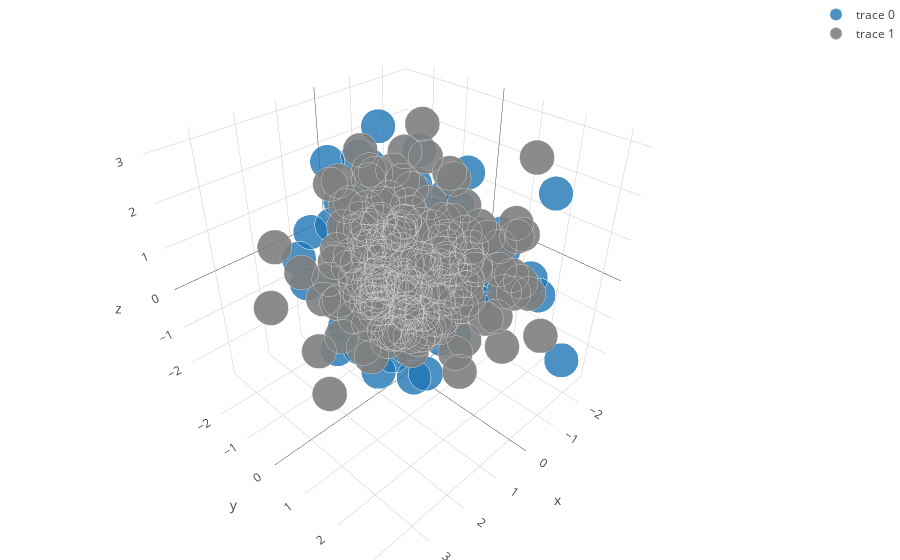

Here is the notebook cell this chart was saved with:
### Code cell
x, y, z = np.random.multivariate_normal(np.array([0,0,0]), np.eye(3), 200).transpose()
trace1 = go.Scatter3d(
    x=x,
    y=y,
    z=z,
    mode='markers',
    marker=dict(
        size=12,
        line=dict(
            color='rgba(217, 217, 217, 0.14)',
            width=0.5
        ),
        opacity=0.8
    )
)

x2, y2, z2 = np.random.multivariate_normal(np.array([0,0,0]), np.eye(3), 200).transpose()
trace2 = go.Scatter3d(
    x=x2,
    y=y2,
    z=z2,
    mode='markers',
    marker=dict(
        color='rgb(127, 127, 127)',
        size=12,
        symbol='circle',
        line=dict(
            color='rgb(204, 204, 204)',
            width=1
        ),
        opacity=0.9
    )
)
data = [trace1, trace2]
layout = go.Layout(
    margin=dict(
        l=0,
        r=0,
        b=0,
        t=0
    )
)
fig = go.Figure(data=data, layout=layout)
py.iplot(fig, filename='simple-3d-scatter')

### Figure 1 — Plotly figure (JSON) as saved in the notebook; plotly's stock layout.template omitted (floating-point values rounded to 4 significant figures; data arrays with more than 128 entries replaced by an {"elided": "..."} marker saying what was removed)
{"data": [{"marker": {"line": {"color": "rgba(217, 217, 217, 0.14)", "width": 0.5}, "opacity": 0.8, "size": 12}, "mode": "markers", "type": "scatter3d", "x": {"elided": "200 float values"}, "y": {"elided": "200 float values"}, "z": {"elided": "200 float values"}}, {"marker": {"color": "rgb(127, 127, 127)", "line": {"color": "rgb(204, 204, 204)", "width": 1}, "opacity": 0.9, "size": 12, "symbol": "circle"}, "mode": "markers", "type": "scatter3d", "x": {"elided": "200 float values"}, "y": {"elided": "200 float values"}, "z": {"elided": "200 float values"}}], "layout": {"margin": {"b": 0, "l": 0, "r": 0, "t": 0}}}
